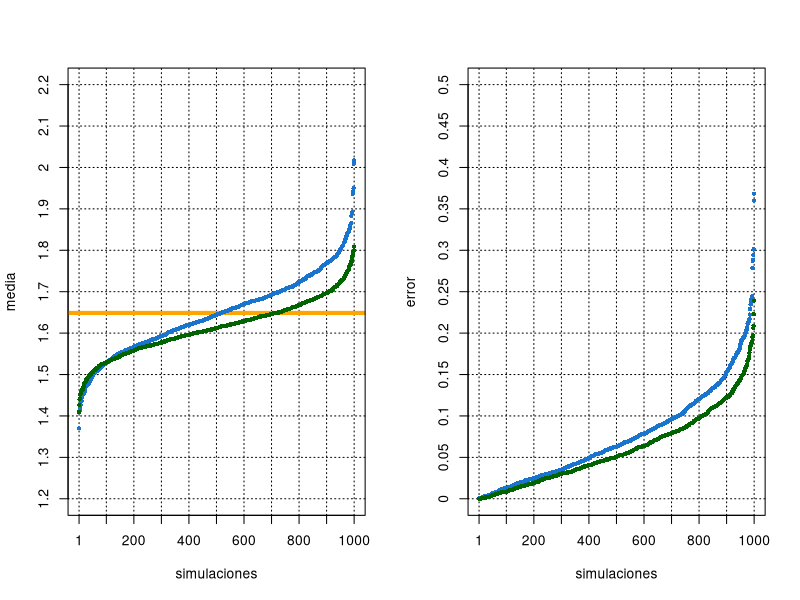

Recreate this plot in R.
# __________________________________________________________________________________________________
# 
# autor: Pedro Guarderas
# email: ajusworkopensource@gmail.com
# file: session_15.R
# 
# This program is free software; you can redistribute it and/or modify it under the 
# terms of the GNU General Public License as published by the Free Software Foundation; 
# either version 2 of the License, or (at your option) any later version.
# __________________________________________________________________________________________________


#___________________________________________________________________________________________________
# Variance reduction method applied to the standard log-normal distribution
mlog<-log(1)
sdlog<-log(exp(1))
lmean<-exp( mlog + 0.5 * sdlog^2 )

# Determination of weights
n<-25
q<-seq(0,200,length.out = n)
w<-plnorm( q[2:n] )-plnorm( q[1:(n-1)] )
w<-c( w, 1-plnorm( q[n] ) )
q<-c( q, Inf )

# Simulation
N<-500
M<-1000
X<-matrix( rlnorm( N * M, mlog, sdlog ), N, M )
intfind<-function(x, w, q ) {
  pos<-findInterval( x, q )
  tb<-table( pos )
  ptb<-sapply( pos, FUN = function( x ) which( as.numeric( attr(tb,'dimnames')$pos ) %in% x ) )
  return( w[ pos ] / tb[ptb] )
}
W<-apply( X, 2, FUN = intfind, w, q )
WX<-W*X

# Computation of the mean
wx<-colSums( WX )
x<-colMeans( X )

# Value of the variance
vared<-1 - var( wx ) / var( x )
message( paste( 'Percentage of variance reduccion: ', vared, sep = '' ) )

#___________________________________________________________________________________________________
# Plots
layout( matrix( c( 1, 1, 2, 2 ), 2, 2 ) )
xs<-unique( round( seq( 0, M, 100 ), 0 ) )
xs<-c( 1, xs[ xs > 0 ] )
ys<-seq( 1.2, 2.2, 0.1 )
plot( 1:M, sort( x ), ylim = c( 1.2, 2.2 ), cex = 0.7, pch = 16, col = 'dodgerblue3', 
      xlab = 'simulaciones', ylab = 'media', xaxt = 'n', yaxt = 'n', 
      panel.first = { 
        axis( 1, at=xs, labels = xs )
        axis( 2, at=ys, labels = ys )
        abline( v = xs, col = 'black', lwd = 1, lty = 3 )
        abline( h = ys, col = 'black', lwd = 1, lty = 3 )
        abline( h = exp( 0.5 ), col = 'orange', lwd = 4 )
      })
points( 1:M, sort( wx ), cex = 0.7, pch = 16, col = 'darkgreen' )

ys<-seq( 0, 0.5, 0.05 )
plot( 1:M, sort(abs(x-lmean)), ylim = c( 0, 0.5 ), cex = 0.7, pch = 16, col = 'dodgerblue3', 
      xlab = 'simulaciones', ylab = 'error', xaxt = 'n', yaxt = 'n',
      panel.first = { 
        axis( 1, at=xs, labels = xs )
        axis( 2, at=ys, labels = ys )
        abline( v = xs, col = 'black', lwd = 1, lty = 3 )
        abline( h = ys, col = 'black', lwd = 1, lty = 3 )
      })
points( 1:M, sort(abs(wx-lmean)), cex = 0.7, pch = 16, col = 'darkgreen', 
        xlab = 'simulaciones', ylab = 'error' )
